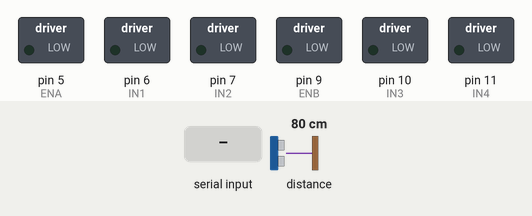
Bench run of a program on a simulated Arduino Uno, built with avr-gcc and run on an emulated ATmega328P. Shown: switched loads named in the program (green lamp = pin HIGH). The test bench sets the inputs (shaded band); at power-on: distance to the obstacle 80 cm. What the program prints to the serial monitor is not drawn.

Above: at 1.2 s.
1.3 s: "90,45,200,10\n" received over Serial
At 2.0 s:
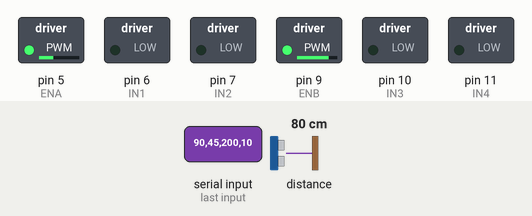
Timing chart, 0 to 4.3 s (numbered marks = the images above; inputs shaded):
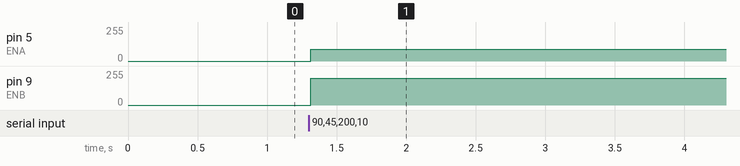

Measured:
- after the input at 1.3 s, pin 5 (ENA): 0/255 → 90/255 at once; pin 9 (ENB): 0/255 → 200/255 at once

The program:

main.cpp
```cpp
#include <Arduino.h>
#include "motor_control.h"
#include "lidar_sensor.h"

unsigned long lastLidarRead = 0;

void setup()
{
  Serial.begin(9600);
  setupMotors();
  setupLidar();
  Serial.println("System ready");
}

void loop()
{
  // motor
  if (Serial.available())
  {
    String input = Serial.readStringUntil('\n');
    input.trim();
    int pwmA, dirA, pwmB, dirB;
    if (sscanf(input.c_str(), "%d,%d,%d,%d", &pwmA, &dirA, &pwmB, &dirB) == 4)
    {
      setMotor(pwmA, dirA, pwmB, dirB);
    }
  }

  //lidar
  if (millis() - lastLidarRead > 100) {
    int distance = getDistance();
    Serial.print("L:");
    Serial.println(distance);
    lastLidarRead = millis();
  }
}
```

lidar_sensor.h
```cpp
#ifndef LIDAR_SENSOR_H
#define LIDAR_SENSOR_H

void setupLidar();
int getDistance();

#endif
```

motor_control.h
```cpp
#ifndef MOTOR_CONTROL_H
#define MOTOR_CONTROL_H

void setupMotors();
void stopMotors();
void setMotor(int pwmA, int dirA, int pwmB, int dirB);

#endif
```

lidar_sensor.cpp
```cpp
#include <Arduino.h>
#include <LIDARLite.h>
#include "lidar_sensor.h"

LIDARLite lidarLite;

void setupLidar() {
    lidarLite.begin(0, true);
}

int getDistance() {
    return lidarLite.distance();
}
```

motor_control.cpp
```cpp
#include <Arduino.h>
#include "motor_control.h"

const int ENA = 5, IN1 = 6, IN2 = 7;
const int ENB = 9, IN3 = 10, IN4 = 11;

void setupMotors()
{
  pinMode(ENA, OUTPUT);
  pinMode(IN1, OUTPUT);
  pinMode(IN2, OUTPUT);
  pinMode(ENB, OUTPUT);
  pinMode(IN3, OUTPUT);
  pinMode(IN4, OUTPUT);
  stopMotors();
}

void stopMotors()
{
  analogWrite(ENA, 0);
  analogWrite(ENB, 0);
  digitalWrite(IN1, LOW);
  digitalWrite(IN2, LOW);
  digitalWrite(IN3, LOW);
  digitalWrite(IN4, LOW);
}

void setMotor(int pwmA, int dirA, int pwmB, int dirB)
{
  if (pwmA == 0)
  {
    analogWrite(ENA, 0);
    digitalWrite(IN1, LOW);
    digitalWrite(IN2, LOW);
  } else {
    analogWrite(ENA, pwmA);
    digitalWrite(IN1, dirA == 1);
    digitalWrite(IN2, dirA == 0);
  }
  if (pwmB == 0)
  {
    analogWrite(ENB, 0);
    digitalWrite(IN3, LOW);
    digitalWrite(IN4, LOW);
  } else {
    analogWrite(ENB, pwmB);
    digitalWrite(IN3, dirB == 1);
    digitalWrite(IN4, dirB == 0);
  }
}
```
